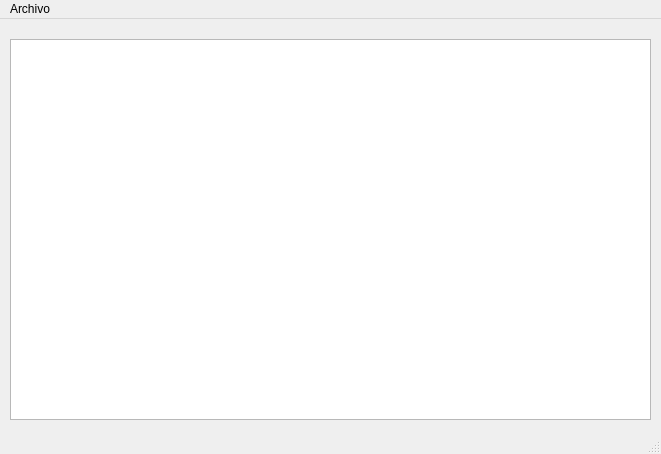
<?xml version="1.0" encoding="UTF-8"?>
<ui version="4.0">
 <class>EditorTextoMainWindow</class>
 <widget class="QMainWindow" name="EditorTextoMainWindow">
  <property name="geometry">
   <rect>
    <x>0</x>
    <y>0</y>
    <width>661</width>
    <height>454</height>
   </rect>
  </property>
  <property name="windowTitle">
   <string>Editor Texto</string>
  </property>
  <widget class="QWidget" name="centralwidget">
   <widget class="QTextEdit" name="txtTexto">
    <property name="geometry">
     <rect>
      <x>10</x>
      <y>20</y>
      <width>641</width>
      <height>381</height>
     </rect>
    </property>
   </widget>
  </widget>
  <widget class="QMenuBar" name="mbrPrincipal">
   <property name="geometry">
    <rect>
     <x>0</x>
     <y>0</y>
     <width>661</width>
     <height>26</height>
    </rect>
   </property>
   <widget class="QMenu" name="menuArchivo">
    <property name="title">
     <string>Archivo</string>
    </property>
    <addaction name="mniAbrir"/>
    <addaction name="mniGuardar"/>
    <addaction name="separator"/>
    <addaction name="mniSalir"/>
   </widget>
   <addaction name="menuArchivo"/>
  </widget>
  <widget class="QStatusBar" name="statusbar"/>
  <action name="mniAbrir">
   <property name="text">
    <string>Abrir</string>
   </property>
   <property name="shortcut">
    <string>Ctrl+O</string>
   </property>
  </action>
  <action name="mniGuardar">
   <property name="text">
    <string>Guardar</string>
   </property>
   <property name="shortcut">
    <string>Ctrl+S</string>
   </property>
  </action>
  <action name="mniSalir">
   <property name="text">
    <string>Salir</string>
   </property>
   <property name="shortcut">
    <string>Ctrl+Q</string>
   </property>
  </action>
 </widget>
 <resources/>
 <connections/>
</ui>
